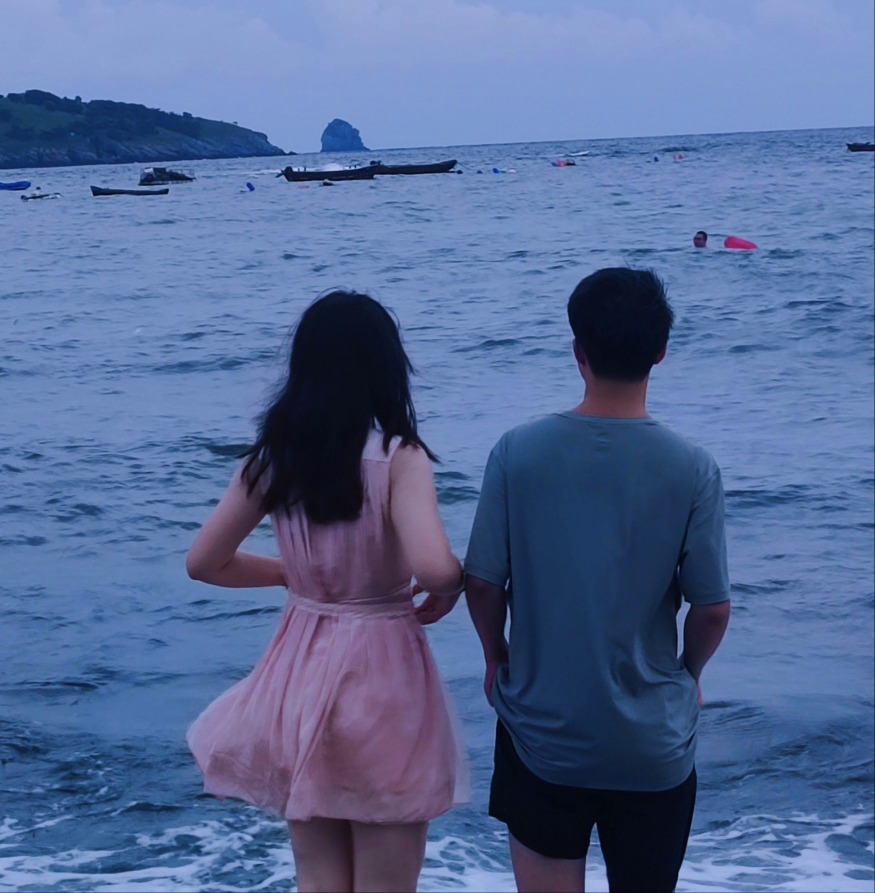
#> input picture 入门篇/test.jpg, 1749 x 1785 px (shown at 1/2 size)
$ jupyter execute '07图像集合变换.ipynb'
#> lines starting #> are read from the running program, lines starting #| are printed output that depends on the picture
## resize缩放图片

[cell 1]
import cv2

img = cv2.imread('test.jpg')
#> img is the input picture: shape (1785, 1749, 3); mean B, G, R 150.3, 105.6, 84.8

# 按照指定的宽度, 高度缩放图片
res = cv2.resize(img, (132, 150))
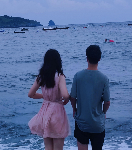
#> res: shape (150, 132, 3); mean B, G, R 150.5, 105.7, 84.8
# 按照比例缩放，如x, y轴均放大一倍
res2 = cv2.resize(img, None, fx=2, fy=2, interpolation=cv2.INTER_LINEAR)

cv2.imshow('shrink', res), cv2.imshow('zoom', res2)
cv2.waitKey(0)

## flip翻转图片

[cell 2]
dst = cv2.flip(img, 1)
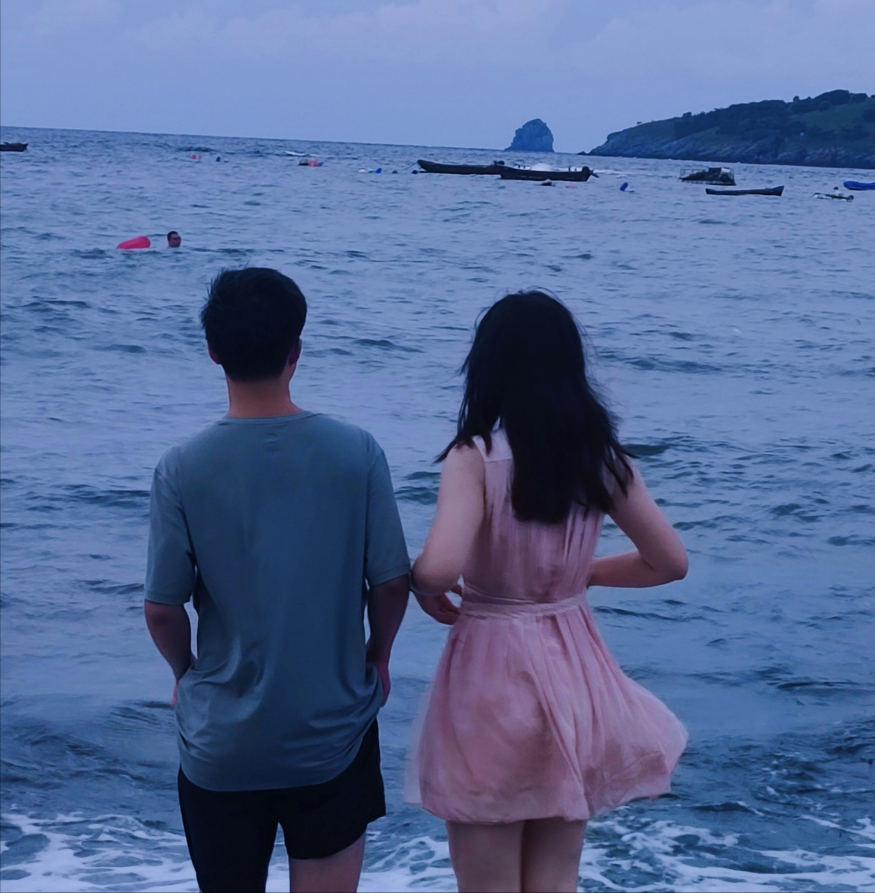
#> dst: shape (1785, 1749, 3) (shown at 1/2 size); mean B, G, R 150.3, 105.6, 84.8
cv2.imshow('img', dst)
cv2.waitKey(0)

## warpAffine平移图片

要平移图片，需要定义下面这样一个矩阵，$tx, ty$是向$x$和$y$方向平移的距离

$$
M = \begin{bmatrix}
1&0&t_x \\
0&1&t_y
\end{bmatrix}
$$

[cell 3]
# 平移图片
import numpy as np

rows, cols = img.shape[: 2]
#> rows = 1785; cols = 1749

# 定义平移矩阵，需要是numpy的float32类型
# x平移100， y平移50
M = np.float32([[1, 0, 100], [0, 1, 50]])
# 用仿射变换实现平移
dst = cv2.warpAffine(img, M, (cols, rows))
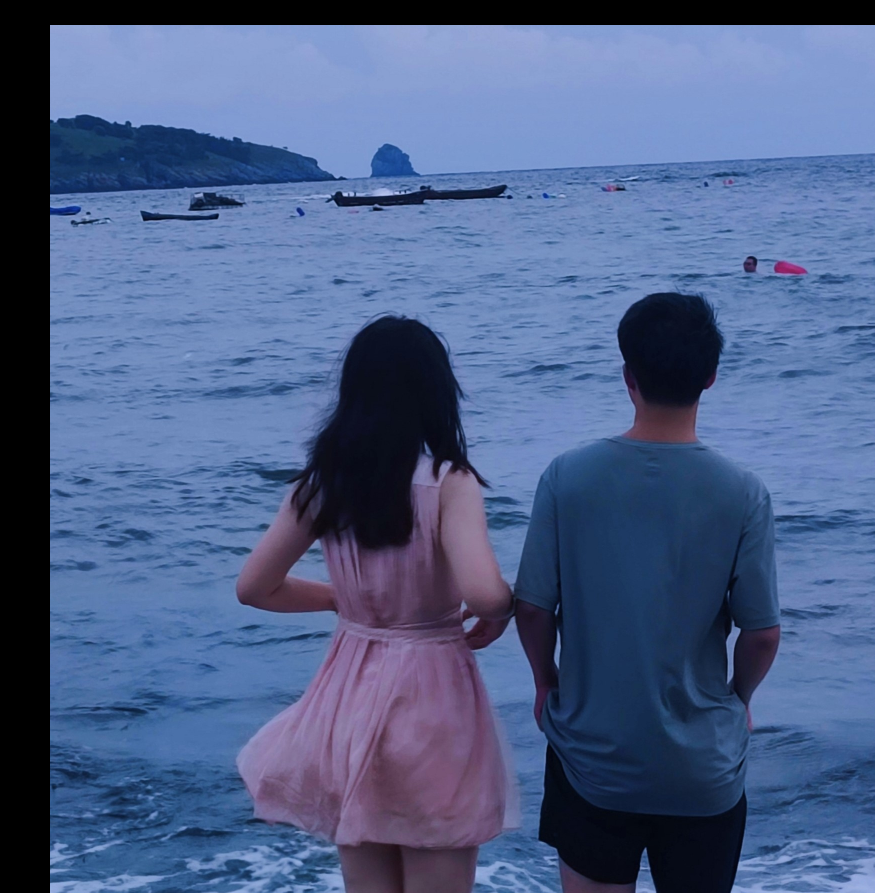
#> dst: shape (1785, 1749, 3) (shown at 1/2 size); mean B, G, R 136.5, 95.7, 76.9

cv2.imshow('shift', dst)
cv2.waitKey(0)

## getRotationMatrix2D旋转图片

1. 图片的旋转中心
2. 旋转角度
3. 缩放比例

[cell 4]
# 45°旋转图片并缩小一半
M = cv2.getRotationMatrix2D((cols / 2, rows / 2), 45, 0.5)
dst = cv2.warpAffine(img, M, (cols, rows))
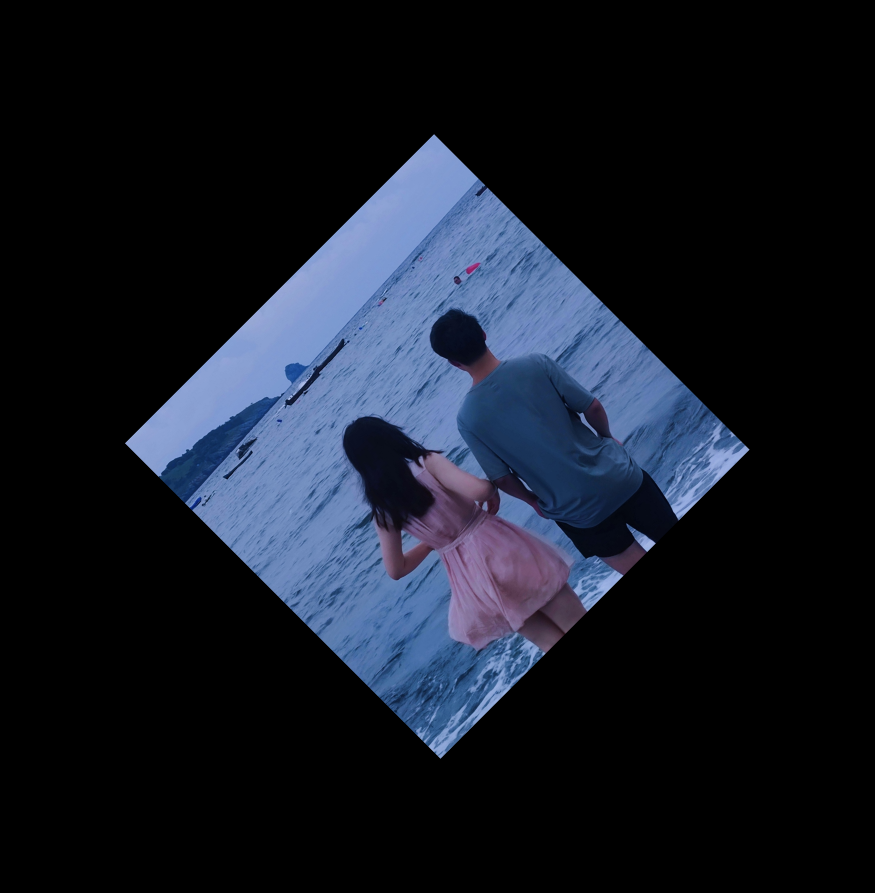
#> dst: shape (1785, 1749, 3) (shown at 1/2 size); mean B, G, R 37.6, 26.4, 21.2

cv2.imshow('rotation', dst)
cv2.waitKey(0)
